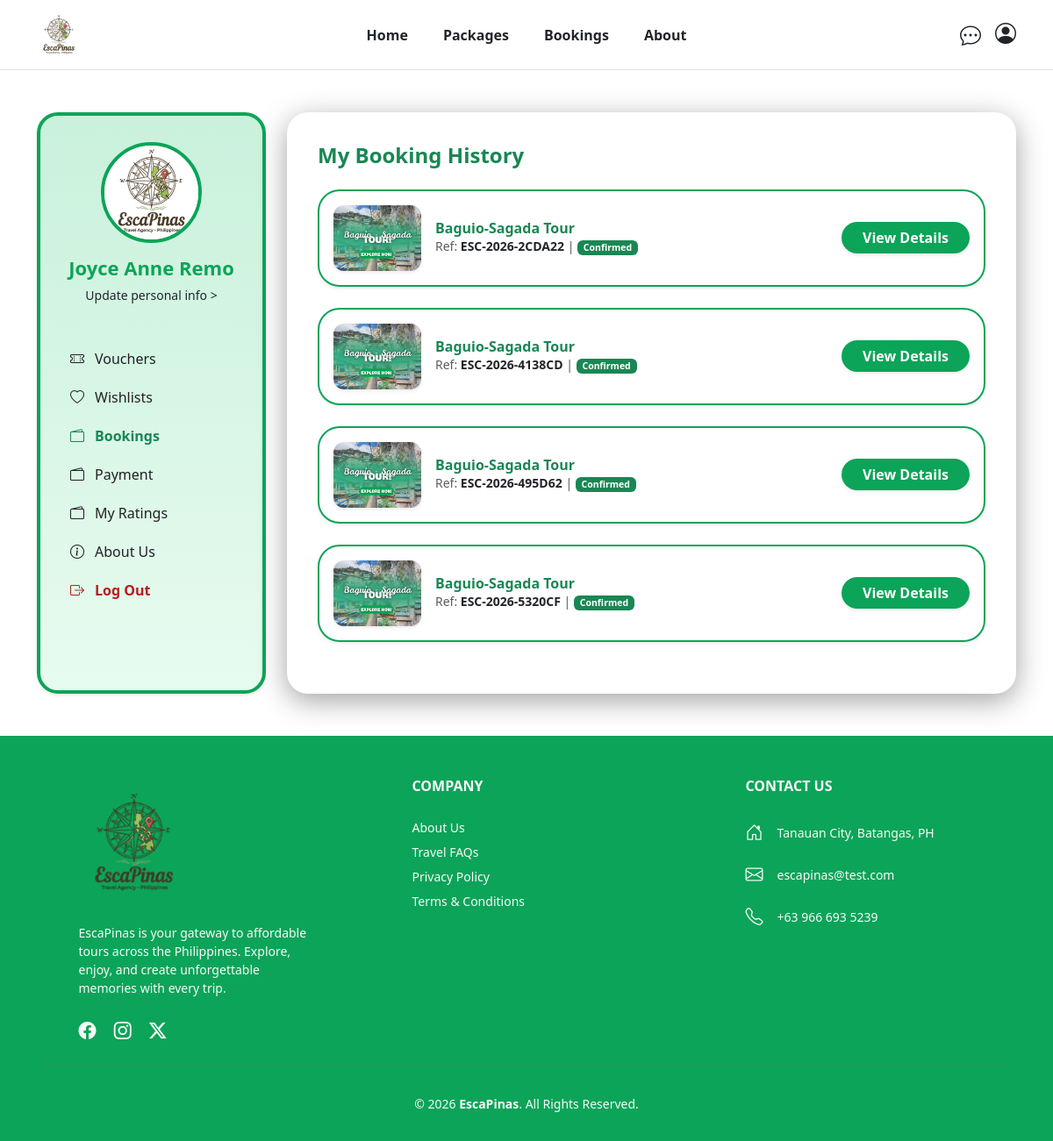
Before: /frontend/profile.php?page=booking (signed in) with the older database file.
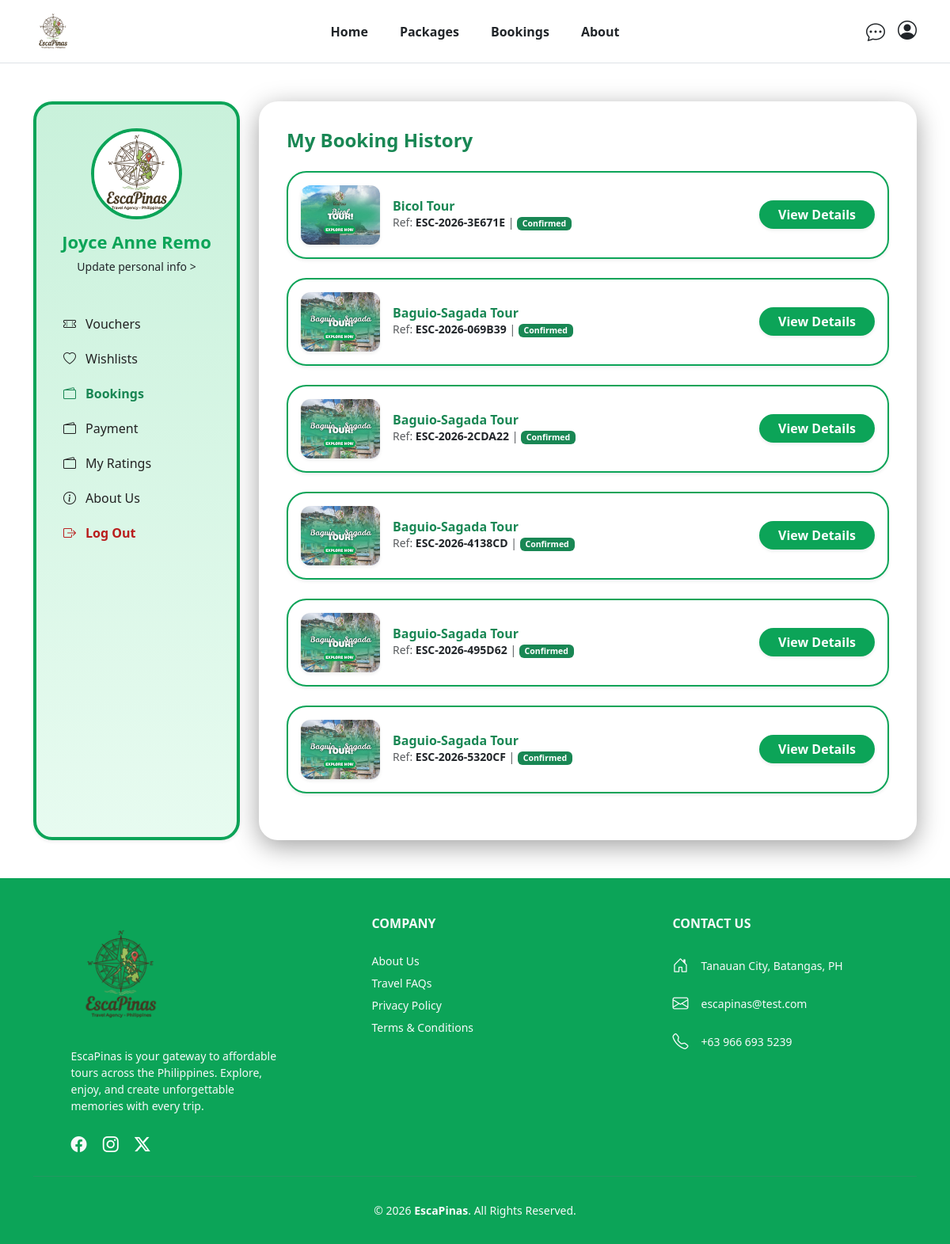
After: the same page with the newer database file.
### tables this page shows
CREATE TABLE `users` (
  `user_id` int(11) NOT NULL,
  `first_name` varchar(30) DEFAULT NULL,
  `last_name` varchar(30) DEFAULT NULL,
  `middle_initial` char(1) DEFAULT NULL,
  `contact_num` varchar(15) DEFAULT NULL,
  `region` varchar(30) DEFAULT NULL,
  `province` varchar(30) DEFAULT NULL,
  `city` varchar(30) DEFAULT NULL,
  `email` varchar(100) DEFAULT NULL,
  `password` varchar(255) DEFAULT NULL,
  `role` enum('user','admin') DEFAULT NULL
);

CREATE TABLE `bookings` (
  `booking_id` int(11) NOT NULL,
  `user_id` int(11) DEFAULT NULL,
  `schedule_id` int(11) DEFAULT NULL,
  `number_of_persons` int(11) DEFAULT NULL,
  `total_amount` decimal(10,2) DEFAULT NULL,
  `booking_status` enum('Pending','Confirmed','Cancelled') DEFAULT NULL,
  `booking_reference` varchar(50) DEFAULT NULL,
  `tour_id` int(11) NOT NULL,
  `locpoints_id` int(11) DEFAULT NULL,
  `is_email_sent` tinyint(1) DEFAULT 0
);

CREATE TABLE `tour_packages` (
  `tour_id` int(11) NOT NULL,
  `destination_id` int(11) DEFAULT NULL,
  `tour_name` varchar(150) DEFAULT NULL,
  `duration_days` int(11) DEFAULT NULL,
  `duration_nights` int(11) DEFAULT NULL,
  `description` text DEFAULT NULL,
  `price` decimal(10,2) DEFAULT NULL,
  `status` enum('Available','Unavailable') DEFAULT NULL,
  `image` varchar(255) DEFAULT NULL,
  `banner_image` varchar(255) DEFAULT NULL
);

### frontend/php/connect.php (called while the page is built, shortened)
<?php
  function executeQuery($query){
    $conn = $GLOBALS['conn'];
    return mysqli_query($conn, $query);
  }
?>

### frontend/profile/booking.php (the view, shortened to what this page needs)
<?php
include_once __DIR__ . "/../php/connect.php";
$uid = $_SESSION['user_id'] ?? null;
$bookingQuery = "SELECT
                    b.booking_id,
                    b.total_amount AS price,
                    b.booking_status,
                    b.booking_reference,
                    tp.tour_name,
                    tp.image,
                    tp.duration_days,
                    tp.duration_nights
                 FROM bookings b
                 LEFT JOIN tour_packages tp ON b.tour_id = tp.tour_id
                 WHERE b.user_id = $uid
                 ORDER BY b.booking_id DESC";
$bookingResult = executeQuery($bookingQuery);
?>
<h4 class="fw-bold text-success">My Booking History</h4>
<div class="mt-4">
    <?php
    if (mysqli_num_rows($bookingResult) > 0):
        while ($booking = mysqli_fetch_assoc($bookingResult)):
    ?>
        <div class="payment-item mb-4">
            <div class="payment-card container-fluid p-3 shadow-sm bg-white">
                <div class="row align-items-center">
                    <div class="col-8 d-flex align-items-center gap-3">
                        <div class="payment">
                            <img src="<?= htmlspecialchars($booking['image']) ?>" class="shadow-sm">
                        </div>
                        <div>
                            <h5 class="fw-bold m-0 text-success" style="font-size: 1rem;"><?= htmlspecialchars($booking['tour_name']) ?></h5>
                            <p class="text-muted small mb-0">
                                Ref: <span class="fw-bold text-dark"><?= $booking['booking_reference'] ?></span> |
                                <span class="badge bg-<?= $booking['booking_status'] == 'Confirmed' ? 'success' : 'warning' ?>">
                                    <?= $booking['booking_status'] ?>
                                </span>
                            </p>
                        </div>
                    </div>
                    <div class="col-4 text-end">
                        <button type="button" class="btn btn-success fw-bold px-4 shadow-sm rounded-pill"
                                style="background-color: #0ca458; border: none;"
                                data-bs-toggle="modal" data-bs-target="#v<?= $booking['booking_id'] ?>">
                            View Details
                        </button>
                    </div>
                </div>
            </div>
        </div>
    <?php
        endwhile;
    endif; ?>
</div>

### frontend/profile.php (shortened to what this page needs)
<?php
$profileImage = $_SESSION['profile_image'] ?? "assets/images/logo2.jpg";
$page = $_GET['page'] ?? 'personal';
?>
<!doctype html>
<html lang="en">
<head>
    <link href="https://cdn.jsdelivr.net/npm/bootstrap@5.3.8/dist/css/bootstrap.min.css" rel="stylesheet"
>
    <link href="https://cdn.jsdelivr.net/npm/bootstrap-icons@1.11.0/font/bootstrap-icons.css" rel="stylesheet">
    <link rel="stylesheet" href="assets/css/profile.css">
</head>
<body>
    <?php include "components/navbar.php"; ?>
    <div class="container my-5">
        <div class="row g-4">
            <div class="col-md-3">
                <div class="account-sidebar shadow-sm">
                    <div class="profile-image-wrapper">
                        <img src="<?= $profileImage; ?>" alt="User Profile">
                    </div>
                    <h4 class="profile-name"><?= $userName; ?></h4>
                    <a href="profile.php?page=personal" class="text-center d-block text-decoration-none text-dark small">Update personal info ></a>
                    <div class="sidebar-links">
                        <a href="profile.php?page=voucher" class="<?= $page == 'voucher' ? 'fw-bold text-success' : '' ?>">
                            <i class="bi bi-ticket-perforated"></i> Vouchers
                        </a>
                        <a href="profile.php?page=wishlist" class="<?= $page == 'wishlist' ? 'fw-bold text-success' : '' ?>">
                            <i class="bi bi-heart"></i> Wishlists
                        </a>
                        <a href="profile.php?page=booking" class="<?= $page == 'booking' ? 'fw-bold text-success' : '' ?>">
                            <i class="bi bi-wallet2"></i> Bookings
                        </a>
                        <a href="profile.php?page=payment" class="<?= $page == 'payment' ? 'fw-bold text-success' : '' ?>">
                            <i class="bi bi-wallet2"></i> Payment
                        </a>
                        <a href="profile.php?page=review" class="<?= $page == 'review' ? 'fw-bold text-success' : '' ?>">
                            <i class="bi bi-wallet2"></i> My Ratings
                        </a>
                        <a href="about.php">
                            <i class="bi bi-info-circle"></i> About Us
                        </a>
                        <a href="login.php" class="logout"><i class="bi bi-box-arrow-right"></i> Log Out</a>
                    </div>
                </div>
            </div>
            <div class="col-md-9">
                <div class="box-details">
                    <?php
                    switch ($page) {
                        case 'booking':
                            include "profile/booking.php";
                            break;
                    }
                    ?>
                </div>
            </div>
        </div>
    </div>
    <?php include "components/footer.php"; ?>
</body>
</html>

### frontend/components/navbar.php (shortened to what this page needs)
<?php
include_once(__DIR__ . "/../php/connect.php");
$isLoggedIn = isset($_SESSION['user_id']);
if ($isLoggedIn) {
    $uid = $_SESSION['user_id'];
    $userQuery = "SELECT first_name, last_name FROM users WHERE user_id = $uid";
    $userResult = executeQuery($userQuery);
    if ($userData = mysqli_fetch_assoc($userResult)) {
        $userName = $userData['first_name'] . " " . $userData['last_name'];
    }
}
?>
<nav class="navbar navbar-expand-lg bg-white border-bottom sticky-top py-1">
    <div class="container">
        <div class="col-6 col-lg-2 d-flex align-items-center">
            <a class="navbar-brand fw-bold" href="/EscaPinas/index.php">
                <img src="/EscaPinas/frontend/assets/images/Logo 1.png" height="60" class="d-inline-block align-text-top">
            </a>
        </div>
        <div class="collapse navbar-collapse justify-content-center" id="mainNavbar">
            <ul class="navbar-nav gap-lg-4 text-center text-lg-start py-2 py-lg-0">
                <li class="nav-item">
                    <a class="nav-link active fw-semibold text-dark" href="/EscaPinas/index.php">Home</a>
                </li>
                <li class="nav-item">
                    <a class="nav-link fw-semibold text-dark" href="/EscaPinas/frontend/packages.php">Packages</a>
                </li>
                <li class="nav-item">
                    <a class="nav-link fw-semibold text-dark" href="/EscaPinas/frontend/booking.php">Bookings</a>
                </li>
                <li class="nav-item">
                    <a class="nav-link fw-semibold text-dark" href="/EscaPinas/frontend/components/infoLinks/about.php">About</a>
                </li>
            </ul>
        </div>
        <div class="col-lg-2 d-none d-lg-flex justify-content-end align-items-center gap-3">
            <a href="/EscaPinas/frontend/integs/chatbot/chatbotUI.php" class="text-dark fs-4">
                <i class="bi bi-chat-dots"></i>
            </a>
            <div class="dropdown">
                <a href="#" class="text-dark fs-4 lh-1" id="profileDropdown" data-bs-toggle="dropdown" aria-expanded="false">
                    <i class="bi bi-person-circle"></i>
                </a>
            </div>
        </div>
    </div>
</nav>

### frontend/components/footer.php
<div class="container-fluid" style="background-color: #0CA458;">
    <div class="container pb-4">
        <div class="row text-center text-md-start justify-content-between">
            <div class="col-md-4 col-lg-3 col-xl-3 mx-auto mt-5">
                <div class="d-flex align-items-center justify-content-center justify-content-md-start mb-3">
                    <img src="/EscaPinas/frontend/assets/images/Logo 1.png" height="150"  class="d-inline-block align-text-top">
                </div>
                <p class="small text-light">
                EscaPinas is your gateway to affordable tours across the Philippines. Explore, enjoy, and create unforgettable memories with every trip.</p>
                <div class="mt-4">
                    <a href="#" class="text-light me-3 fs-5"><i class="bi bi-facebook"></i></a>
                    <a href="#" class="text-white me-3 fs-5"><i class="bi bi-instagram"></i></a>
                    <a href="#" class="text-white me-3 fs-5"><i class="bi bi-twitter-x"></i></a>
                </div>
            </div>
            <div class="col-md-4 col-lg-3 col-xl-3 mx-auto mt-5 align-items-center">
                <h6 class="text-uppercase mb-4 fw-bold text-light">Company</h6>
                <ul class="list-unstyled small lh-lg">
                    <li><a href="/EscaPinas/frontend/components/infoLinks/about.php" class="text-light text-decoration-none hover-link">About Us</a></li>
                    <li><a href="/EscaPinas/frontend/components/infoLinks/faq.php" class="text-light text-decoration-none hover-link">Travel FAQs</a></li>
                    <li><a href="/EscaPinas/frontend/components/infoLinks/privacy.php" class="text-light text-decoration-none hover-link">Privacy Policy</a></li>
                    <li><a href="/EscaPinas/frontend/components/infoLinks/terms.php" class="text-light text-decoration-none hover-link">Terms & Conditions</a></li>
                </ul>
            </div>
            <div class="col-md-4 col-lg-3 col-xl-3 mx-auto mt-5">
                <h6 class="text-uppercase mb-4 fw-bold text-light">Contact Us</h6>
                <div class="small text-light lh-lg">
                    <p class="d-flex align-items-center justify-content-center justify-content-md-start mb-2">
                        <i class="bi bi-house-door me-3 fs-5"></i> Tanauan City, Batangas, PH
                    </p>
                    <p class="d-flex align-items-center justify-content-center justify-content-md-start mb-2">
                        <i class="bi bi-envelope me-3 fs-5"></i> escapinas@test.com
                    </p>
                    <p class="d-flex align-items-center justify-content-center justify-content-md-start mb-2">
                        <i class="bi bi-telephone me-3 fs-5"></i> +63 966 693 5239
                    </p>
                </div>
            </div>
        </div>
        <hr class="my-4 border-secondary opacity-25">
        <div class="row align-items-center">
            <div class="col-12 text-center">
                <p class="small text-light p-2 mb-0">
                    © <?php echo date("Y"); ?> <strong>EscaPinas</strong>. All Rights Reserved.
                </p>
            </div>
        </div>
    </div>
</div>

### frontend/assets/css/profile.css (style rules this page uses)
.account-sidebar { background: linear-gradient(180deg, #c9f1db, #e7fbf0); border: 4px solid #0ca458; box-shadow: 0 8px 32px 0 #0000005e; border-radius: 24px; padding: 30px 20px; min-height: 100%; overflow: hidden; color: #ffffff; }
.profile-image-wrapper { width: 115px; height: 115px; border-radius: 50%; border: 4px solid #0ca458; margin: 0 auto 15px; overflow: hidden; }
.profile-image-wrapper img { width: 100%; height: 100%; object-fit: cover; }
.profile-name { color: #0ca458; font-weight: 700; font-size: 22px; text-align: center; }
.sidebar-links { margin-top: 40px; }
.sidebar-links a { display: flex; align-items: center; gap: 12px; padding: 10px 14px; color: #222222ff; text-decoration: none; font-weight: 500; }
.sidebar-links .logout { color: #b91c1c; font-weight: 600; }
.box-details { background: #ffffff; border: #d9d9d9; border-radius: 24px; padding: 35px; box-shadow: 0 8px 32px 0 #0000005e; }
.payment-card { border: 2px solid #0ca458; border-radius: 25px; transition: transform 0.2s ease; }
.payment img { width: 100px; height: 75px; object-fit: cover; border-radius: 12px; }

Changed rows visible on the page:
added bookings: tour.image (picture), tour.tour_name "Bicol Tour", booking_reference "ESC-2026-3E671E", booking_status "Confirmed"
added bookings: tour.image (picture), tour.tour_name "Baguio-Sagada Tour", booking_reference "ESC-2026-069B39", booking_status "Confirmed"
